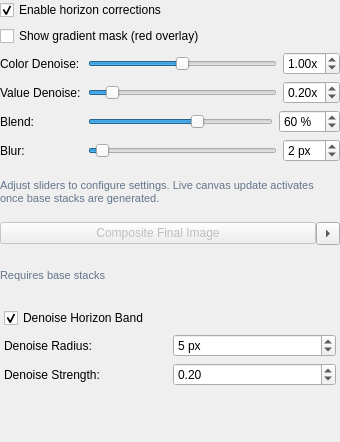
<?xml version="1.0" encoding="UTF-8"?>
<ui version="4.0">
 <class>DenoiseTuneSettings</class>
 <widget class="QWidget" name="DenoiseTuneSettings">
  <property name="geometry">
   <rect>
    <x>0</x>
    <y>0</y>
    <width>340</width>
    <height>442</height>
   </rect>
  </property>
  <layout class="QVBoxLayout" name="layout">
   <property name="spacing">
    <number>6</number>
   </property>
   <property name="leftMargin">
    <number>0</number>
   </property>
   <property name="topMargin">
    <number>0</number>
   </property>
   <property name="rightMargin">
    <number>0</number>
   </property>
   <property name="bottomMargin">
    <number>0</number>
   </property>
   <item>
    <widget class="QCheckBox" name="enableCorrections">
     <property name="toolTip">
      <string>Toggle all horizon gradient corrections (blend, denoise, blur) on or off</string>
     </property>
     <property name="text">
      <string>Enable horizon corrections</string>
     </property>
     <property name="checked">
      <bool>true</bool>
     </property>
    </widget>
   </item>
   <item>
    <widget class="QCheckBox" name="showGradientMask">
     <property name="toolTip">
      <string>Render the sky coverage gradient mask as a translucent red overlay on the canvas</string>
     </property>
     <property name="text">
      <string>Show gradient mask (red overlay)</string>
     </property>
     <property name="checked">
      <bool>false</bool>
     </property>
    </widget>
   </item>
   <item>
    <layout class="QHBoxLayout" name="colorDenoiseRow">
     <property name="spacing">
      <number>6</number>
     </property>
     <item>
      <widget class="QLabel" name="colorDenoiseLabel">
       <property name="minimumSize">
        <size>
         <width>82</width>
         <height>0</height>
        </size>
       </property>
       <property name="maximumSize">
        <size>
         <width>82</width>
         <height>16777215</height>
        </size>
       </property>
       <property name="text">
        <string>Color Denoise:</string>
       </property>
      </widget>
     </item>
     <item>
      <widget class="QSlider" name="colorDenoiseSlider">
       <property name="minimumSize">
        <size>
         <width>60</width>
         <height>0</height>
        </size>
       </property>
       <property name="minimum">
        <number>0</number>
       </property>
       <property name="maximum">
        <number>200</number>
       </property>
       <property name="value">
        <number>100</number>
       </property>
       <property name="orientation">
        <enum>Qt::Orientation::Horizontal</enum>
       </property>
      </widget>
     </item>
     <item>
      <widget class="QDoubleSpinBox" name="colorStrength">
       <property name="maximumSize">
        <size>
         <width>62</width>
         <height>16777215</height>
        </size>
       </property>
       <property name="styleSheet">
        <string notr="true"/>
       </property>
       <property name="suffix">
        <string>x</string>
       </property>
       <property name="minimum">
        <double>0.000000000000000</double>
       </property>
       <property name="maximum">
        <double>2.000000000000000</double>
       </property>
       <property name="singleStep">
        <double>0.050000000000000</double>
       </property>
       <property name="value">
        <double>1.000000000000000</double>
       </property>
      </widget>
     </item>
    </layout>
   </item>
   <item>
    <layout class="QHBoxLayout" name="valueDenoiseRow">
     <property name="spacing">
      <number>6</number>
     </property>
     <item>
      <widget class="QLabel" name="valueDenoiseLabel">
       <property name="minimumSize">
        <size>
         <width>82</width>
         <height>0</height>
        </size>
       </property>
       <property name="maximumSize">
        <size>
         <width>82</width>
         <height>16777215</height>
        </size>
       </property>
       <property name="text">
        <string>Value Denoise:</string>
       </property>
      </widget>
     </item>
     <item>
      <widget class="QSlider" name="valueDenoiseSlider">
       <property name="minimumSize">
        <size>
         <width>60</width>
         <height>0</height>
        </size>
       </property>
       <property name="minimum">
        <number>0</number>
       </property>
       <property name="maximum">
        <number>200</number>
       </property>
       <property name="value">
        <number>20</number>
       </property>
       <property name="orientation">
        <enum>Qt::Orientation::Horizontal</enum>
       </property>
      </widget>
     </item>
     <item>
      <widget class="QDoubleSpinBox" name="valueStrength">
       <property name="maximumSize">
        <size>
         <width>62</width>
         <height>16777215</height>
        </size>
       </property>
       <property name="styleSheet">
        <string notr="true"/>
       </property>
       <property name="suffix">
        <string>x</string>
       </property>
       <property name="minimum">
        <double>0.000000000000000</double>
       </property>
       <property name="maximum">
        <double>2.000000000000000</double>
       </property>
       <property name="singleStep">
        <double>0.050000000000000</double>
       </property>
       <property name="value">
        <double>0.200000000000000</double>
       </property>
      </widget>
     </item>
    </layout>
   </item>
   <item>
    <layout class="QHBoxLayout" name="blendRow">
     <property name="spacing">
      <number>6</number>
     </property>
     <item>
      <widget class="QLabel" name="blendLabel">
       <property name="minimumSize">
        <size>
         <width>82</width>
         <height>0</height>
        </size>
       </property>
       <property name="maximumSize">
        <size>
         <width>82</width>
         <height>16777215</height>
        </size>
       </property>
       <property name="text">
        <string>Blend:</string>
       </property>
      </widget>
     </item>
     <item>
      <widget class="QSlider" name="blendSlider">
       <property name="minimumSize">
        <size>
         <width>60</width>
         <height>0</height>
        </size>
       </property>
       <property name="minimum">
        <number>0</number>
       </property>
       <property name="maximum">
        <number>100</number>
       </property>
       <property name="value">
        <number>60</number>
       </property>
       <property name="orientation">
        <enum>Qt::Orientation::Horizontal</enum>
       </property>
      </widget>
     </item>
     <item>
      <widget class="QDoubleSpinBox" name="blendPercent">
       <property name="maximumSize">
        <size>
         <width>62</width>
         <height>16777215</height>
        </size>
       </property>
       <property name="styleSheet">
        <string notr="true"/>
       </property>
       <property name="suffix">
        <string> %</string>
       </property>
       <property name="decimals">
        <number>0</number>
       </property>
       <property name="minimum">
        <double>0.000000000000000</double>
       </property>
       <property name="maximum">
        <double>100.000000000000000</double>
       </property>
       <property name="singleStep">
        <double>5.000000000000000</double>
       </property>
       <property name="value">
        <double>60.000000000000000</double>
       </property>
      </widget>
     </item>
    </layout>
   </item>
   <item>
    <layout class="QHBoxLayout" name="blurRow">
     <property name="spacing">
      <number>6</number>
     </property>
     <item>
      <widget class="QLabel" name="blurLabel">
       <property name="minimumSize">
        <size>
         <width>82</width>
         <height>0</height>
        </size>
       </property>
       <property name="maximumSize">
        <size>
         <width>82</width>
         <height>16777215</height>
        </size>
       </property>
       <property name="text">
        <string>Blur:</string>
       </property>
      </widget>
     </item>
     <item>
      <widget class="QSlider" name="blurSlider">
       <property name="minimumSize">
        <size>
         <width>60</width>
         <height>0</height>
        </size>
       </property>
       <property name="minimum">
        <number>0</number>
       </property>
       <property name="maximum">
        <number>50</number>
       </property>
       <property name="value">
        <number>2</number>
       </property>
       <property name="orientation">
        <enum>Qt::Orientation::Horizontal</enum>
       </property>
      </widget>
     </item>
     <item>
      <widget class="QDoubleSpinBox" name="blurRadius">
       <property name="maximumSize">
        <size>
         <width>62</width>
         <height>16777215</height>
        </size>
       </property>
       <property name="styleSheet">
        <string notr="true"/>
       </property>
       <property name="suffix">
        <string> px</string>
       </property>
       <property name="decimals">
        <number>0</number>
       </property>
       <property name="minimum">
        <double>0.000000000000000</double>
       </property>
       <property name="maximum">
        <double>50.000000000000000</double>
       </property>
       <property name="singleStep">
        <double>0.500000000000000</double>
       </property>
       <property name="value">
        <double>2.000000000000000</double>
       </property>
      </widget>
     </item>
    </layout>
   </item>
   <item>
    <widget class="QLabel" name="tuneHint">
     <property name="styleSheet">
      <string notr="true">color: #64748b; font-size: 11px;</string>
     </property>
     <property name="text">
      <string>Adjust sliders to configure settings. Live canvas update activates once base stacks are generated.</string>
     </property>
     <property name="wordWrap">
      <bool>true</bool>
     </property>
    </widget>
   </item>
   <item>
    <layout class="QHBoxLayout" name="runLayout">
     <property name="spacing">
      <number>0</number>
     </property>
     <item>
      <widget class="QPushButton" name="run">
       <property name="enabled">
        <bool>false</bool>
       </property>
       <property name="cursor">
        <cursorShape>PointingHandCursor</cursorShape>
       </property>
       <property name="focusPolicy">
        <enum>Qt::FocusPolicy::NoFocus</enum>
       </property>
       <property name="toolTip">
        <string>Apply horizon gradient corrections and generate final image</string>
       </property>
       <property name="text">
        <string>Composite Final Image</string>
       </property>
      </widget>
     </item>
     <item>
      <widget class="QToolButton" name="advancedToggle">
       <property name="cursor">
        <cursorShape>PointingHandCursor</cursorShape>
       </property>
       <property name="focusPolicy">
        <enum>Qt::FocusPolicy::NoFocus</enum>
       </property>
       <property name="toolTip">
        <string>Show advanced settings</string>
       </property>
       <property name="accessibleName">
        <string>Show advanced settings</string>
       </property>
       <property name="text">
        <string/>
       </property>
       <property name="checkable">
        <bool>true</bool>
       </property>
       <property name="checked">
        <bool>false</bool>
       </property>
       <property name="arrowType">
        <enum>Qt::ArrowType::RightArrow</enum>
       </property>
      </widget>
     </item>
    </layout>
   </item>
   <item>
    <widget class="QLabel" name="tuneStatus">
     <property name="styleSheet">
      <string notr="true">color: #64748b; font-size: 11px;</string>
     </property>
     <property name="text">
      <string>Requires base stacks</string>
     </property>
     <property name="wordWrap">
      <bool>true</bool>
     </property>
    </widget>
   </item>
   <item>
    <widget class="QWidget" name="advancedBody" native="true">
     <layout class="QGridLayout" name="advancedGrid">
      <property name="leftMargin">
       <number>4</number>
      </property>
      <property name="topMargin">
       <number>2</number>
      </property>
      <property name="rightMargin">
       <number>4</number>
      </property>
      <property name="bottomMargin">
       <number>2</number>
      </property>
      <property name="spacing">
       <number>6</number>
      </property>
      <item row="0" column="0">
       <widget class="QCheckBox" name="denoiseBand">
        <property name="text">
         <string>Denoise Horizon Band</string>
        </property>
        <property name="checked">
         <bool>true</bool>
        </property>
       </widget>
      </item>
      <item row="1" column="0">
       <widget class="QLabel" name="denoiseRadiusLabel">
        <property name="text">
         <string>Denoise Radius:</string>
        </property>
       </widget>
      </item>
      <item row="1" column="1">
       <widget class="QSpinBox" name="horizonDenoiseRadius">
        <property name="styleSheet">
         <string notr="true"/>
        </property>
        <property name="suffix">
         <string> px</string>
        </property>
        <property name="minimum">
         <number>1</number>
        </property>
        <property name="maximum">
         <number>30</number>
        </property>
        <property name="value">
         <number>5</number>
        </property>
       </widget>
      </item>
      <item row="2" column="0">
       <widget class="QLabel" name="denoiseStrengthLabel">
        <property name="text">
         <string>Denoise Strength:</string>
        </property>
       </widget>
      </item>
      <item row="2" column="1">
       <widget class="QDoubleSpinBox" name="horizonDenoiseStrength">
        <property name="styleSheet">
         <string notr="true"/>
        </property>
        <property name="minimum">
         <double>0.000000000000000</double>
        </property>
        <property name="maximum">
         <double>1.000000000000000</double>
        </property>
        <property name="singleStep">
         <double>0.050000000000000</double>
        </property>
        <property name="value">
         <double>0.200000000000000</double>
        </property>
       </widget>
      </item>
     </layout>
    </widget>
   </item>
   <item>
    <widget class="QLabel" name="error">
     <property name="wordWrap">
      <bool>true</bool>
     </property>
    </widget>
   </item>
  </layout>
 </widget>
 <resources>
  <include location="resources.qrc"/>
 </resources>
 <connections/>
</ui>
